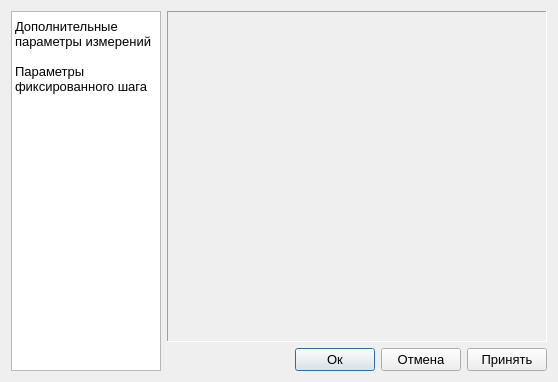
<?xml version="1.0" encoding="UTF-8"?>
<ui version="4.0">
 <class>Dialog</class>
 <widget class="QDialog" name="Dialog">
  <property name="geometry">
   <rect>
    <x>0</x>
    <y>0</y>
    <width>558</width>
    <height>382</height>
   </rect>
  </property>
  <property name="sizePolicy">
   <sizepolicy hsizetype="Preferred" vsizetype="Preferred">
    <horstretch>0</horstretch>
    <verstretch>0</verstretch>
   </sizepolicy>
  </property>
  <property name="font">
   <font>
    <pointsize>10</pointsize>
   </font>
  </property>
  <property name="windowTitle">
   <string>Настройки</string>
  </property>
  <layout class="QHBoxLayout" name="horizontalLayout">
   <item>
    <widget class="QWidget" name="layout" native="true">
     <property name="sizePolicy">
      <sizepolicy hsizetype="Fixed" vsizetype="Preferred">
       <horstretch>0</horstretch>
       <verstretch>0</verstretch>
      </sizepolicy>
     </property>
     <property name="maximumSize">
      <size>
       <width>150</width>
       <height>16777215</height>
      </size>
     </property>
     <layout class="QVBoxLayout" name="verticalLayout_2">
      <property name="spacing">
       <number>6</number>
      </property>
      <property name="leftMargin">
       <number>0</number>
      </property>
      <property name="topMargin">
       <number>0</number>
      </property>
      <property name="rightMargin">
       <number>0</number>
      </property>
      <property name="bottomMargin">
       <number>0</number>
      </property>
      <item>
       <widget class="QListWidget" name="settings_menu_list">
        <property name="contextMenuPolicy">
         <enum>Qt::CustomContextMenu</enum>
        </property>
        <property name="isWrapping" stdset="0">
         <bool>false</bool>
        </property>
        <property name="layoutMode">
         <enum>QListView::SinglePass</enum>
        </property>
        <property name="viewMode">
         <enum>QListView::ListMode</enum>
        </property>
        <property name="uniformItemSizes">
         <bool>false</bool>
        </property>
        <property name="wordWrap">
         <bool>true</bool>
        </property>
        <property name="selectionRectVisible">
         <bool>false</bool>
        </property>
        <property name="sortingEnabled">
         <bool>false</bool>
        </property>
        <item>
         <property name="text">
          <string>Дополнительные параметры измерений</string>
         </property>
        </item>
        <item>
         <property name="text">
          <string>Параметры фиксированного шага</string>
         </property>
        </item>
       </widget>
      </item>
     </layout>
    </widget>
   </item>
   <item>
    <layout class="QVBoxLayout" name="verticalLayout_3">
     <item>
      <widget class="QFrame" name="frame">
       <property name="frameShape">
        <enum>QFrame::Panel</enum>
       </property>
       <property name="frameShadow">
        <enum>QFrame::Sunken</enum>
       </property>
       <layout class="QVBoxLayout" name="verticalLayout">
        <property name="leftMargin">
         <number>0</number>
        </property>
        <property name="topMargin">
         <number>0</number>
        </property>
        <property name="rightMargin">
         <number>0</number>
        </property>
        <property name="bottomMargin">
         <number>0</number>
        </property>
        <item>
         <widget class="QStackedWidget" name="settings_stackedwidget">
          <property name="currentIndex">
           <number>1</number>
          </property>
          <widget class="QWidget" name="marks_page">
           <layout class="QGridLayout" name="gridLayout">
            <property name="leftMargin">
             <number>0</number>
            </property>
            <property name="topMargin">
             <number>0</number>
            </property>
            <property name="rightMargin">
             <number>0</number>
            </property>
            <property name="bottomMargin">
             <number>0</number>
            </property>
            <item row="0" column="0">
             <layout class="QVBoxLayout" name="marks_layout"/>
            </item>
           </layout>
          </widget>
          <widget class="QWidget" name="page_2"/>
         </widget>
        </item>
       </layout>
      </widget>
     </item>
     <item>
      <layout class="QHBoxLayout" name="horizontalLayout_2">
       <item>
        <spacer name="horizontalSpacer">
         <property name="orientation">
          <enum>Qt::Horizontal</enum>
         </property>
         <property name="sizeHint" stdset="0">
          <size>
           <width>40</width>
           <height>20</height>
          </size>
         </property>
        </spacer>
       </item>
       <item>
        <widget class="QPushButton" name="save_and_exit_button">
         <property name="text">
          <string>Ок</string>
         </property>
        </widget>
       </item>
       <item>
        <widget class="QPushButton" name="cancel_button">
         <property name="text">
          <string>Отмена</string>
         </property>
        </widget>
       </item>
       <item>
        <widget class="QPushButton" name="save_button">
         <property name="text">
          <string>Принять</string>
         </property>
        </widget>
       </item>
      </layout>
     </item>
    </layout>
   </item>
  </layout>
 </widget>
 <resources/>
 <connections>
  <connection>
   <sender>settings_menu_list</sender>
   <signal>currentRowChanged(int)</signal>
   <receiver>settings_stackedwidget</receiver>
   <slot>setCurrentIndex(int)</slot>
   <hints>
    <hint type="sourcelabel">
     <x>109</x>
     <y>103</y>
    </hint>
    <hint type="destinationlabel">
     <x>218</x>
     <y>151</y>
    </hint>
   </hints>
  </connection>
 </connections>
</ui>
